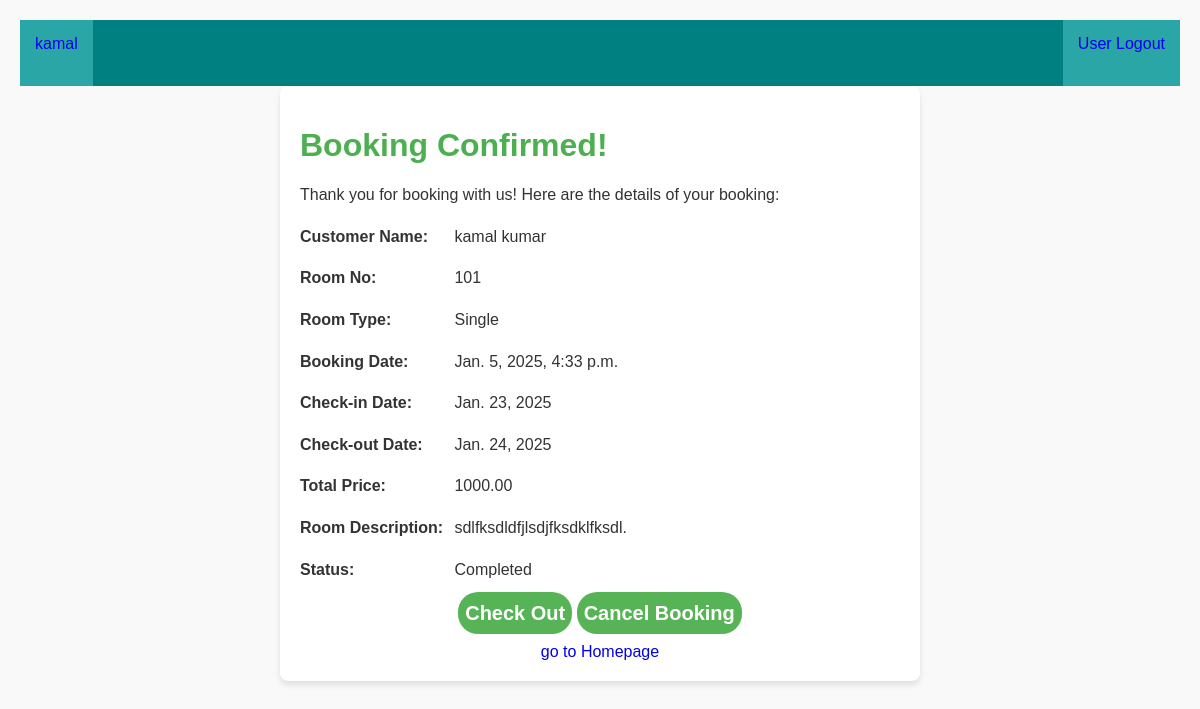
Screenshot of /detail_confirm_booking/4/ (signed in) with the database file from the repository.
### app/models.py (models this page shows, shortened)
class Booking(models.Model):
    STATUS_CHOICES = [
        ('Inprocess', 'Inprocess'),
        ('Completed', 'Completed'),
        ('Cancelled', 'Cancelled'),
    ]
    status = models.CharField(max_length=20, choices=STATUS_CHOICES, default='Pending')
    Room = models.ForeignKey(Room, on_delete=models.CASCADE)
    user = models.ForeignKey(User, on_delete=models.CASCADE, null=True, blank=True)
    Booking_date = models.DateTimeField(auto_now_add=True)
    Check_in = models.DateField()
    Check_out = models.DateField()
    Total_price = models.DecimalField(max_digits=10,decimal_places=2)
    Num_of_Person = models.IntegerField(null=True)

class Room(models.Model):
    Room_no = models.CharField(max_length=10)
    Room_type = models.CharField(max_length=20)
    Room_description = models.TextField()
    Price_per_night = models.DecimalField(max_digits=10, decimal_places=2)
    Room_available = models.BooleanField(default=True)
    user = models.ForeignKey(User, on_delete=models.CASCADE)

### app/views.py (the view)
# urls.py: path('detail_confirm_booking/<int:id>/',detail_confirm_booking),
def detail_confirm_booking(request,id):
    booking = Booking.objects.get(id=id)
    return render(request, 'detail_confirm_booking.html', {'booking':booking})

### Template/detail_confirm_booking.html (shortened to what this page needs)
{% include 'nav.html' %}
{% load static %}
<link rel="stylesheet" href="{% static 'room.css' %}">
<!DOCTYPE html>
<html lang="en">
<head>
</head>
<body>
    <div class="container">
        <h1>Booking Confirmed!</h1>
        <p>Thank you for booking with us! Here are the details of your booking:</p>
        <div class="details">
            <p><strong>Customer Name:</strong> {{ request.user.username }} {{ request.user.last_name }}</p>
            <p><strong>Room No:</strong> {{ booking.Room.Room_no }} </p>
            <p><strong>Room Type:</strong> {{ booking.Room.Room_type }}</p>
            <p><strong>Booking Date:</strong> {{ booking.Booking_date }}</p>
            <p><strong>Check-in Date:</strong> {{ booking.Check_in }}</p>
            <p><strong>Check-out Date:</strong> {{ booking.Check_out }}</p>
            <p><strong>Total Price:</strong> {{ booking.Total_price }}</p>
            <p><strong>Room Description:</strong> {{ booking.Room.Room_description }} </p>
            <p><strong>Status:</strong> {{ booking.status }} </p>
        </div>
        <div class="button-container">
                <a href="/check_out/{{ booking.id }}" class="button-css">Check Out</a>
                <a href="/cancel/{{ booking.id }}" class="button-css">Cancel Booking</a> <br><br>
                <a href="/">go to Homepage</a>
        </div>
    </div>
</body>
</html>

### Template/nav.html (shortened to what this page needs)
{% load static %}
<!DOCTYPE html>
<html lang="en">
<head>
</head>
<body>
    <div>
        <div style="display: flex; justify-content: space-between;background-color: teal;">
            <div style="background-color: rgb(42, 166, 166);padding: 15px;">
                {% if user.is_authenticated %}
                    <a href="/profile">
                        {{user.username}}
                    </a>
                {% else %}
                    <a href="/userlogin">
                        User Login
                    </a>
                {% endif %}
            </div>
            <div style="background-color: rgb(42, 166, 166);padding: 15px;">
                    <a href="/userlogout/">
                        User Logout
                    </a>
                <br> <br>
            </div>
        </div>
    </div>
</body>
</html>

### app/static/room.css (style rules this page uses)
html { font-family: Arial, Helvetica, sans-serif; }
a { text-decoration: none; }
.button-css { background-color: rgb(86, 180, 86); font-size: 20px; font-weight: bold; padding: 10px 7px; border-radius: 20px; color: white; outline: none; border: none; cursor: pointer; }

### Template/detail_confirm_booking.html (style rules this page uses)
body { font-family: Arial, sans-serif; margin: 20px; background-color: #f9f9f9; color: #333; }
.container { max-width: 600px; margin: 0 auto; padding: 20px; background: #fff; border-radius: 8px; box-shadow: 0 4px 6px rgba(0, 0, 0, 0.1); }
h1 { color: #4CAF50; }
.details { margin: 20px 0; line-height: 1.6; }
.details strong { display: inline-block; width: 150px; }
.button-container { text-align: center; margin-top: 20px; }

### rows the page displays
Booking: Room.Room_no "101", Room.Room_type "Single", Booking_date "Jan. 5, 2025, 4:33 p.m.", Check_in "Jan. 23, 2025", Check_out "Jan. 24, 2025", Total_price "1000.00", Room.Room_description "sdlfksdldfjlsdjfksdklfksdl.", status "Completed"

### other values shown
{{ user.username }} "kamal"
{{ request.user.username }} "kamal"
{{ request.user.last_name }} "kumar"
